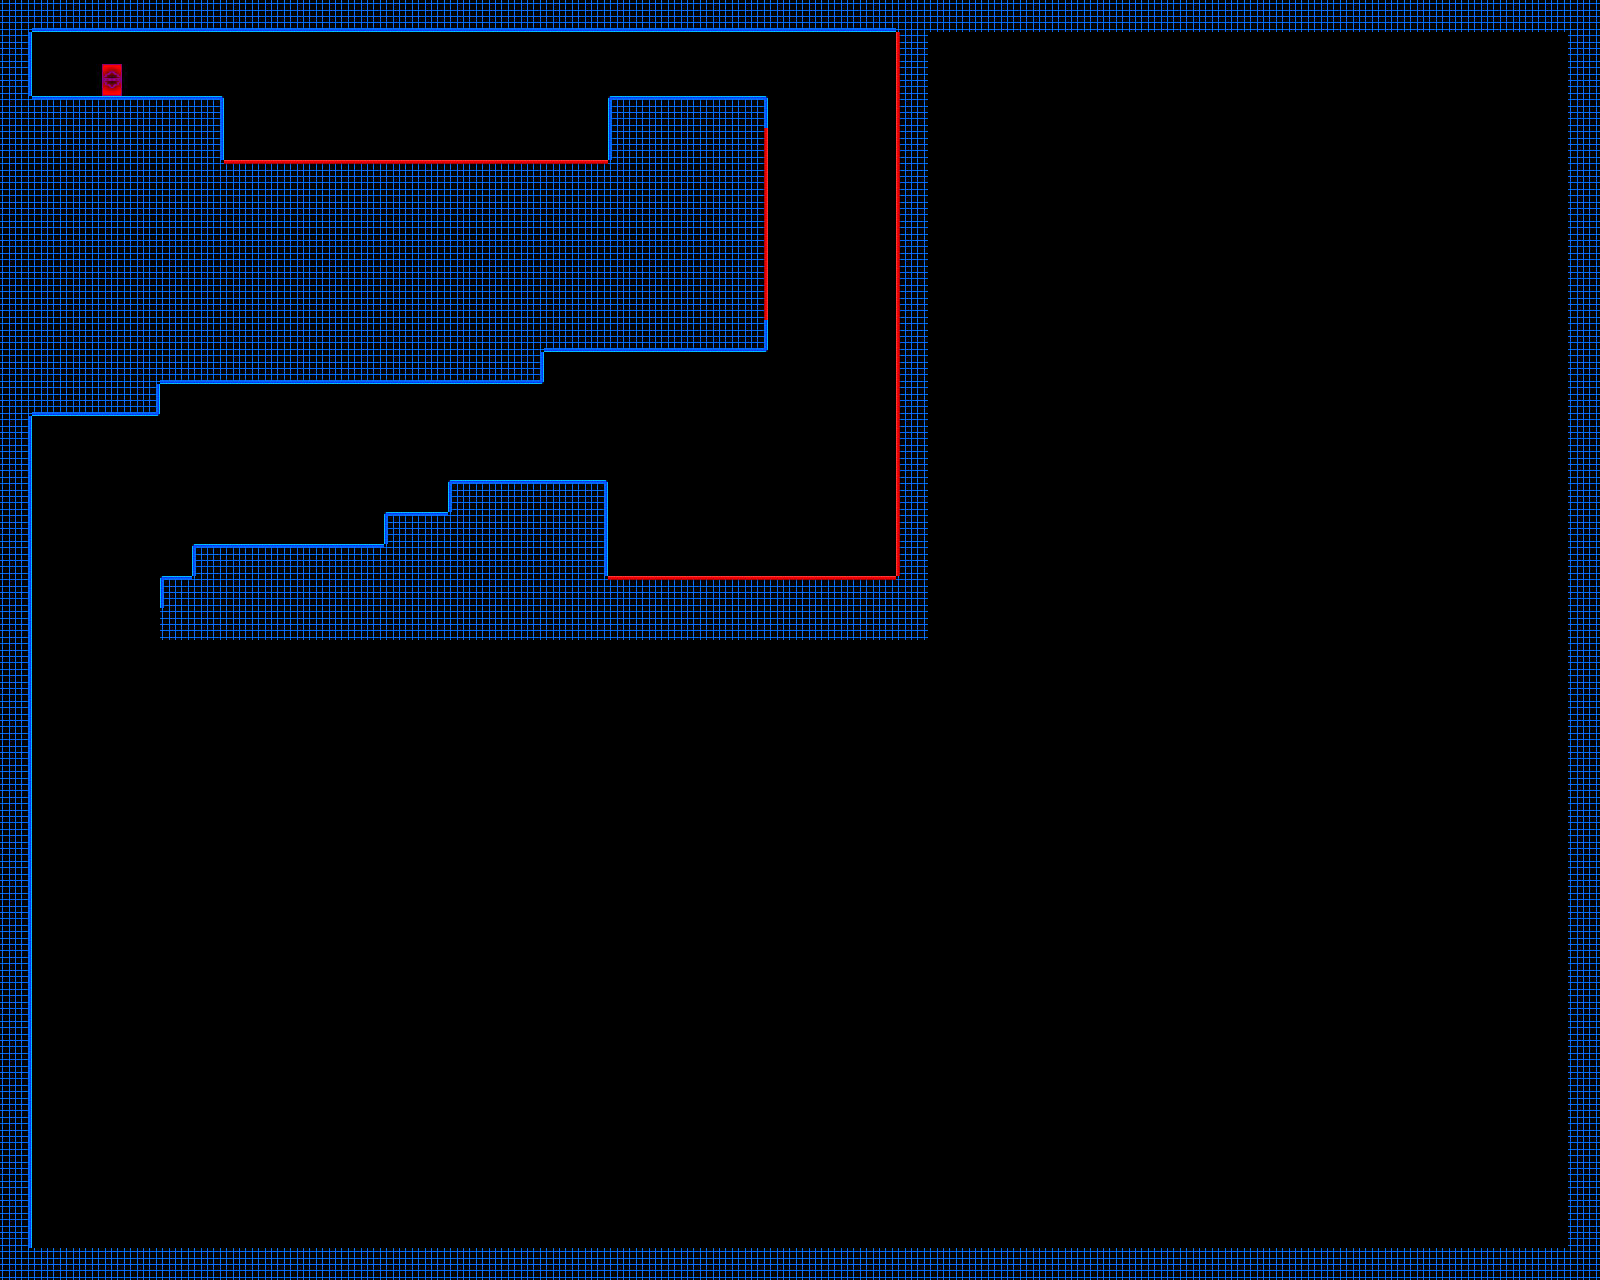

This is a level from a 2D game, rendered from its Tiled map with the project's own tilesets. A one-line summary and the map file follow, with tile-layer data summarised:
An orthogonal 50x40 tile map with 32x32 px tiles, 1 tile layer (Tile Layer 1).

<map version="1.0" orientation="orthogonal" renderorder="right-down" width="50" height="40" tilewidth="32" tileheight="32" nextobjectid="1">
 <tileset firstgid="1" name="TestTile" tilewidth="32" tileheight="32" tilecount="117" columns="13">
  <image source="resources/tiles/TestTile.png" width="416" height="288" />
 </tileset>
 <layer name="Tile Layer 1" width="50" height="40">
  <data>[2000 cells, 447 non-empty, 12 distinct tile ids]</data>
 </layer>
</map>
